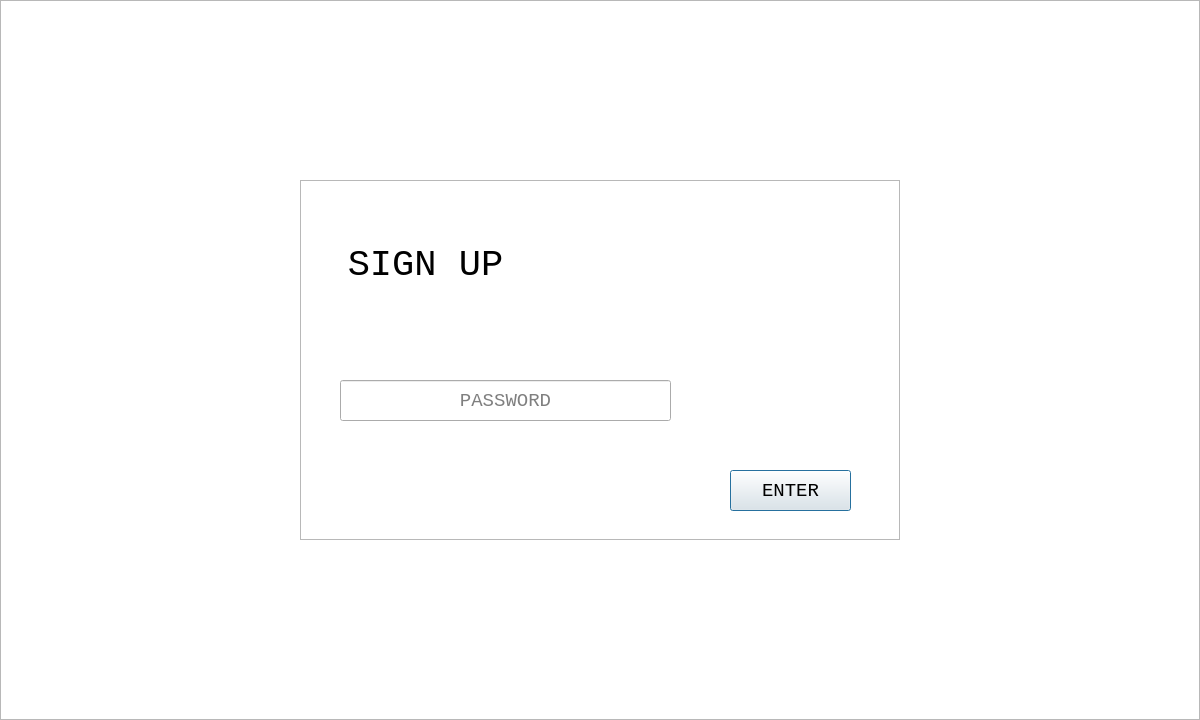
<?xml version="1.0" encoding="UTF-8"?>
<ui version="4.0">
 <class>signupPWD</class>
 <widget class="QDialog" name="signupPWD">
  <property name="geometry">
   <rect>
    <x>0</x>
    <y>0</y>
    <width>1200</width>
    <height>720</height>
   </rect>
  </property>
  <property name="windowTitle">
   <string>Dialog</string>
  </property>
  <widget class="QGraphicsView" name="background">
   <property name="geometry">
    <rect>
     <x>0</x>
     <y>0</y>
     <width>1200</width>
     <height>720</height>
    </rect>
   </property>
  </widget>
  <widget class="QGraphicsView" name="foreground">
   <property name="geometry">
    <rect>
     <x>300</x>
     <y>180</y>
     <width>600</width>
     <height>360</height>
    </rect>
   </property>
  </widget>
  <widget class="QLabel" name="label_signup">
   <property name="geometry">
    <rect>
     <x>330</x>
     <y>240</y>
     <width>191</width>
     <height>51</height>
    </rect>
   </property>
   <property name="font">
    <font>
     <family>Consolas</family>
     <pointsize>28</pointsize>
     <weight>50</weight>
     <bold>false</bold>
     <underline>false</underline>
     <kerning>true</kerning>
    </font>
   </property>
   <property name="autoFillBackground">
    <bool>false</bool>
   </property>
   <property name="frameShape">
    <enum>QFrame::NoFrame</enum>
   </property>
   <property name="text">
    <string>SIGN UP</string>
   </property>
   <property name="textFormat">
    <enum>Qt::AutoText</enum>
   </property>
   <property name="scaledContents">
    <bool>false</bool>
   </property>
   <property name="alignment">
    <set>Qt::AlignCenter</set>
   </property>
   <property name="margin">
    <number>0</number>
   </property>
  </widget>
  <widget class="QLabel" name="label_acount">
   <property name="geometry">
    <rect>
     <x>340</x>
     <y>310</y>
     <width>331</width>
     <height>41</height>
    </rect>
   </property>
   <property name="text">
    <string/>
   </property>
  </widget>
  <widget class="QLineEdit" name="lineEdit_PWD">
   <property name="geometry">
    <rect>
     <x>340</x>
     <y>380</y>
     <width>331</width>
     <height>41</height>
    </rect>
   </property>
   <property name="font">
    <font>
     <family>Consolas</family>
     <pointsize>14</pointsize>
    </font>
   </property>
   <property name="alignment">
    <set>Qt::AlignCenter</set>
   </property>
   <property name="placeholderText">
    <string>PASSWORD</string>
   </property>
  </widget>
  <widget class="QPushButton" name="pushButton">
   <property name="geometry">
    <rect>
     <x>730</x>
     <y>470</y>
     <width>121</width>
     <height>41</height>
    </rect>
   </property>
   <property name="font">
    <font>
     <family>Consolas</family>
     <pointsize>14</pointsize>
    </font>
   </property>
   <property name="text">
    <string>ENTER</string>
   </property>
  </widget>
  <zorder>background</zorder>
  <zorder>foreground</zorder>
  <zorder>label_acount</zorder>
  <zorder>label_signup</zorder>
  <zorder>lineEdit_PWD</zorder>
  <zorder>pushButton</zorder>
 </widget>
 <resources/>
 <connections/>
</ui>
